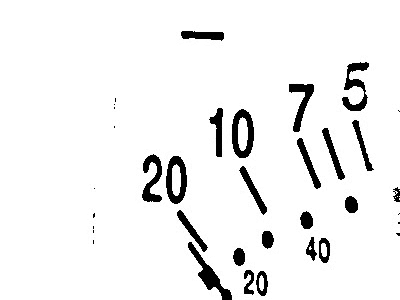
#> input picture frame 21 of New_meter_video.mp4, 400 x 300 px, given in place of the camera
$ python 'Lecture_Video_AntonG(07.07.26).py'
#> lines starting #> are read from the running program, lines starting #| are printed output that depends on the picture; after the words box and inside, x2 and y2 are one past the last pixel; in counts of white or black regions, pixels touching at a corner belong together
# --- ЛЕКЦІЯ ---
# РОБОТА з ВІДЕО (07.07.2026р.)

import cv2

# відкрити відео
cap = cv2.VideoCapture(
    0,   # шлях до файлу з відео або 0 для відеокамери комп'ютери
)


# інформація про відео
# розмір кадрів
width = int(cap.get(cv2.CAP_PROP_FRAME_WIDTH))
height = int(cap.get(cv2.CAP_PROP_FRAME_HEIGHT))

print(width)
print(height)

# FPS -- кількість кадрів у секунду
fps = int(cap.get(cv2.CAP_PROP_FPS))
print(fps)


# отримати перший кадр
# success, frame = cap.read()
# success -- True  якщо вдалось отримати кадр інакше False
# frame -- саме зображення кадру
#
# cv2.imshow("camera frame 1", frame)
# # cv2.waitKey(0)
#
# # оримати наступний кадр
# success, frame = cap.read()
# cv2.imshow("camera frame 2", frame)
# cv2.waitKey(0)

# - ЗБЕРЕЖЕННЯ ВІДЕО -
# кодек(розширення файлу(mp4, avi, xvd))
fourcc = cv2.VideoWriter_fourcc(*'mp4v')
out_writer = cv2.VideoWriter(
    "result_book.mp4",   # файл куди зберігати відео
    fourcc,      # кодек
    fps,         # частота кадрів в секунду
    (width, height),   # розмір (ширина, висота)
    isColor=False,   # чи є зображення кадрів кольоровими
)


# показ відео
while True:
    # отримати наступний кадр
    success, frame = cap.read()
#> frame is the input picture: shape (300, 400, 3); min 0, max 255, mean 240.2

    # перевірка чи вдалось отримати кадр
    if not success:
        break

    # обробка одного кадру
    cv2.imshow("camera", frame)

    # перевести в чорно-біле
    gray = cv2.cvtColor(frame, cv2.COLOR_BGR2GRAY)
    cv2.imshow("gray", gray)

    # розмиття гауса
    blur = cv2.GaussianBlur(
        gray,
        (3, 3),
        sigmaX=1
    )
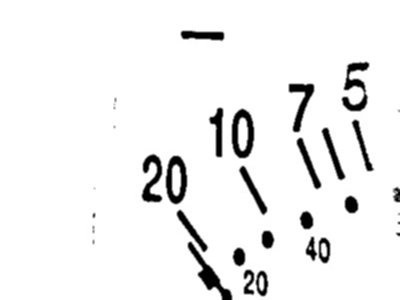
#> blur: shape (300, 400); min 0, max 255, mean 240.2
    cv2.imshow("blur", blur)

    # бінарізація
    adapt = cv2.adaptiveThreshold(
        blur,
        255,
        cv2.ADAPTIVE_THRESH_GAUSSIAN_C,
        cv2.THRESH_BINARY,
        11,
        2
    )
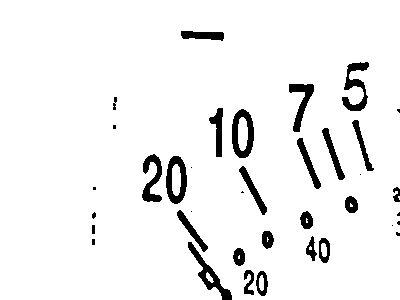
#> adapt: shape (300, 400); 94.2% white; 37 black regions (12 under 20 px), largest, box (x1, y1, x2, y2) and area: (232, 109, 254, 158) 599, (188, 242, 232, 300) 573, (342, 62, 369, 111) 566
    cv2.imshow("adapt", adapt)


    # очистка від шуму морфологічними операторами
    res = cv2.dilate(adapt, (3, 3), iterations=4)
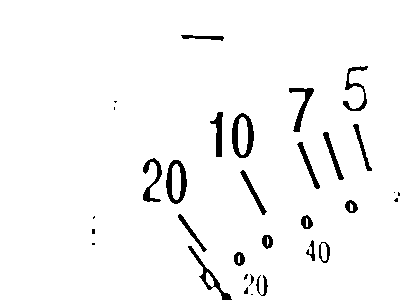
#> res: shape (300, 400); 96.2% white; 32 black regions (10 under 20 px), largest, box (x1, y1, x2, y2) and area: (232, 113, 254, 158) 471, (166, 160, 187, 204) 438, (188, 246, 232, 300) 346
    res = cv2.erode(res, (3, 3), iterations=4)
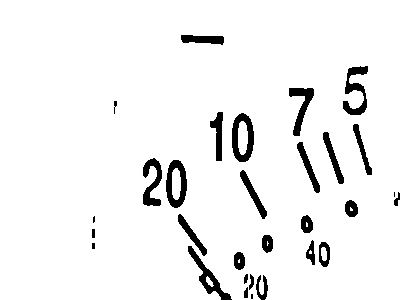
#> res: shape (300, 400); 94.4% white; 30 black regions (4 under 20 px), largest, box (x1, y1, x2, y2) and area: (232, 113, 254, 162) 599, (166, 160, 187, 208) 558, (343, 66, 368, 115) 552

    cv2.imshow("morph", res)

    # запис відео у файл
    out_writer.write(adapt)

    # показувати кадри із затримкою 1 мс
    # якщо натиснута кнопка 'q', то зупинити відео
    # для Esc зробити  == 27
    if cv2.waitKey(1) & 0xFF == ord('q'):
#> (key q is pressed here)
        break


# в кінці все закрити
out_writer.release()
cap.release()

$ run again, starting later in the video
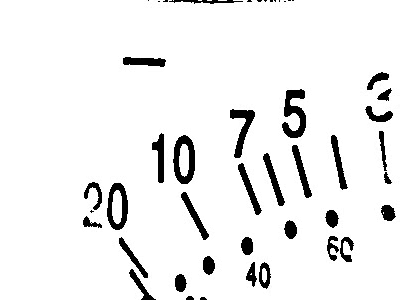
#> input picture frame 98 of New_meter_video.mp4, 400 x 300 px, given in place of the camera
#> frame is the input picture: shape (300, 400, 3); min 0, max 255, mean 238
#> `adapt = cv2.adaptiveThreshold( blur, 255, cv2.ADAPTIVE_THRESH_GAUSSIAN..`:
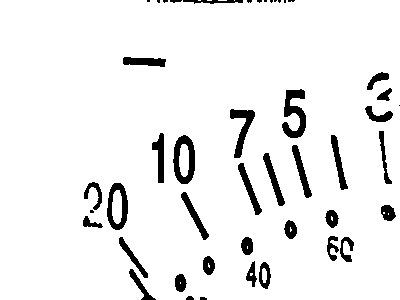
#> adapt: shape (300, 400); 93.3% white; 46 black regions (14 under 20 px), largest, box (x1, y1, x2, y2) and area: (282, 89, 306, 138) 642, (173, 135, 195, 184) 594, (107, 183, 128, 230) 504
#> `res = cv2.erode(res, (3, 3), iterations=4)`:
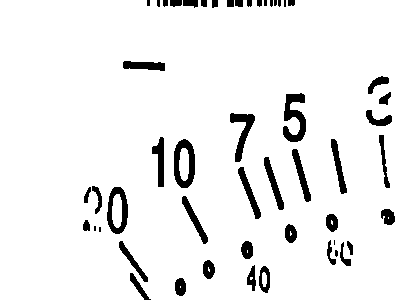
#> res: shape (300, 400); 93.3% white; 52 black regions (10 under 20 px), largest, box (x1, y1, x2, y2) and area: (283, 93, 306, 142) 638, (174, 139, 195, 188) 590, (107, 187, 128, 234) 504

$ run again, starting later in the video
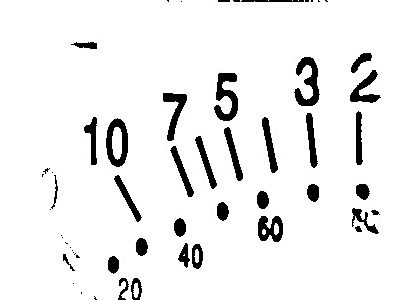
#> input picture frame 175 of New_meter_video.mp4, 400 x 300 px, given in place of the camera
#> frame is the input picture: shape (300, 400, 3); min 0, max 255, mean 236.9
#> `adapt = cv2.adaptiveThreshold( blur, 255, cv2.ADAPTIVE_THRESH_GAUSSIAN..`:
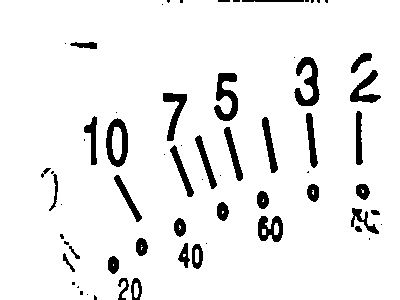
#> adapt: shape (300, 400); 92.7% white; 65 black regions (29 under 20 px), largest, box (x1, y1, x2, y2) and area: (294, 57, 320, 106) 636, (214, 73, 238, 121) 630, (106, 118, 128, 167) 581
#> `res = cv2.erode(res, (3, 3), iterations=4)`:
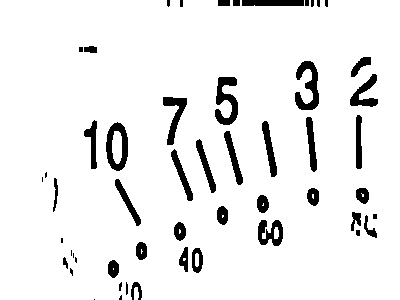
#> res: shape (300, 400); 92.7% white; 53 black regions (10 under 20 px), largest, box (x1, y1, x2, y2) and area: (295, 61, 319, 110) 631, (215, 77, 238, 125) 627, (106, 122, 128, 171) 581
